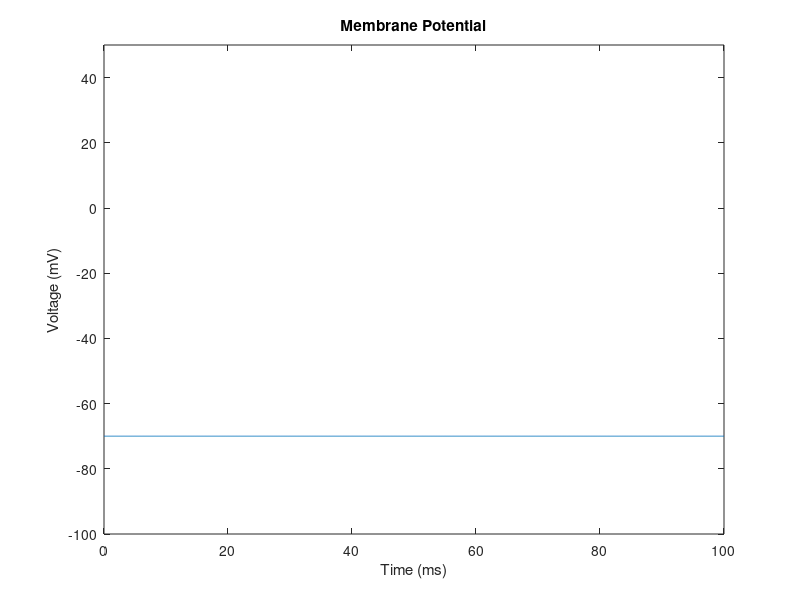
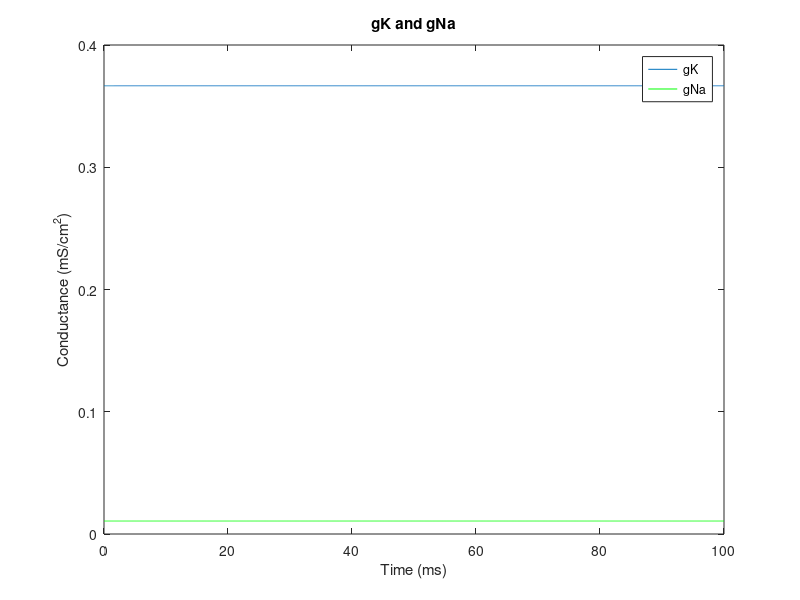

Reproduce these figures in MATLAB, in order.
clear
clc

% Simulation Parameters
simtime=100; %ms
dt=.01; %ms time step
t=0:dt:simtime; %ms time array

% Problem 1
I(1:length(t))=0; %injection current

% Problem 2
% I(1:length(t))=0;
% I(101:150)=5;

% Problem 3
% I(1:length(t))=5;

% Constants
gK = 36; % mS/cm^2
gNa = 120; % mS/cm^2
gL = 0.3; % mS/cm^2
EK = -12; % mV
ENa = 115; % mV
EL = 10.6; % mV
Cm = 1.0; % uF/cm^2
Vm = 0;

% Initial gating variables
alpha_m = 0.1*((25-Vm)/(exp((25-Vm)/10)-1));
beta_m = 4*exp(-Vm/18);
alpha_n = 0.01*((10-Vm)/(exp((10-Vm)/10)-1));
beta_n = 0.125*exp(-Vm/80);
alpha_h = 0.07*exp(-Vm/20);
beta_h = 1/(exp((30-Vm)/10)+1);

% Initial m/n/h values
m(1) = alpha_m/(alpha_m + beta_m);
n(1) = alpha_n/(alpha_n + beta_n);
h(1) = alpha_h/(alpha_h + beta_h);

for i=1:length(t)-1
    
    % Calculating the new alpha and beta values for m/n/h
    alpha_m = 0.1*((25-Vm(i))/(exp((25-Vm(i))/10)-1));
    beta_m = 4*exp(-Vm(i)/18);
    alpha_n = 0.01*((10-Vm(i))/(exp((10-Vm(i))/10)-1));
    beta_n = 0.125*exp(-Vm(i)/80);
    alpha_h = 0.07*exp(-Vm(i)/20);
    beta_h = 1/(exp((30-Vm(i))/10)+1);
    
    % Currents for the ions
    INa = (m(i)^3)*gNa*h(i)*(Vm(i) - ENa);
    IK = (n(i)^4)*gK*(Vm(i)-EK);
    IL = gL*(Vm(i)-EL);
    I_ion = I(i) - IK - INa - IL;
    
    % Difference between the current m/n/h value and the next one as well
    % as the membrane voltage and the next voltage value
    dm_dt = alpha_m*(1-m(i)) - beta_m*m(i);
    dn_dt = alpha_n*(1-n(i)) - beta_n*n(i);
    dh_dt = alpha_h*(1-h(i)) - beta_h*h(i);
    dv_dt = I_ion/Cm;

    % Euler method to find the next m/n/h value    
    m(i+1) = m(i) + dt*dm_dt;
    n(i+1) = n(i) + dt*dn_dt;
    h(i+1) = h(i) + dt*dh_dt;
    Vm(i+1) = Vm(i) + dt*dv_dt;
    
end

Vm = Vm-70; % Changing the rest voltage afterward

% Plotting Voltage
plot(t,Vm)
xlabel('Time (ms)')
ylabel('Voltage (mV)')
axis([0, 100, -100, 50])
title('Membrane Potential')

% Plotting Conductances
figure
pgK = plot(t,gK*n.^4);
hold on
pgNa = plot(t,gNa*(m.^3).*h,'g');
legend([pgK, pgNa], 'gK', 'gNa')
ylabel('Conductance (mS/cm^2)')
xlabel('Time (ms)')
title('gK and gNa')

